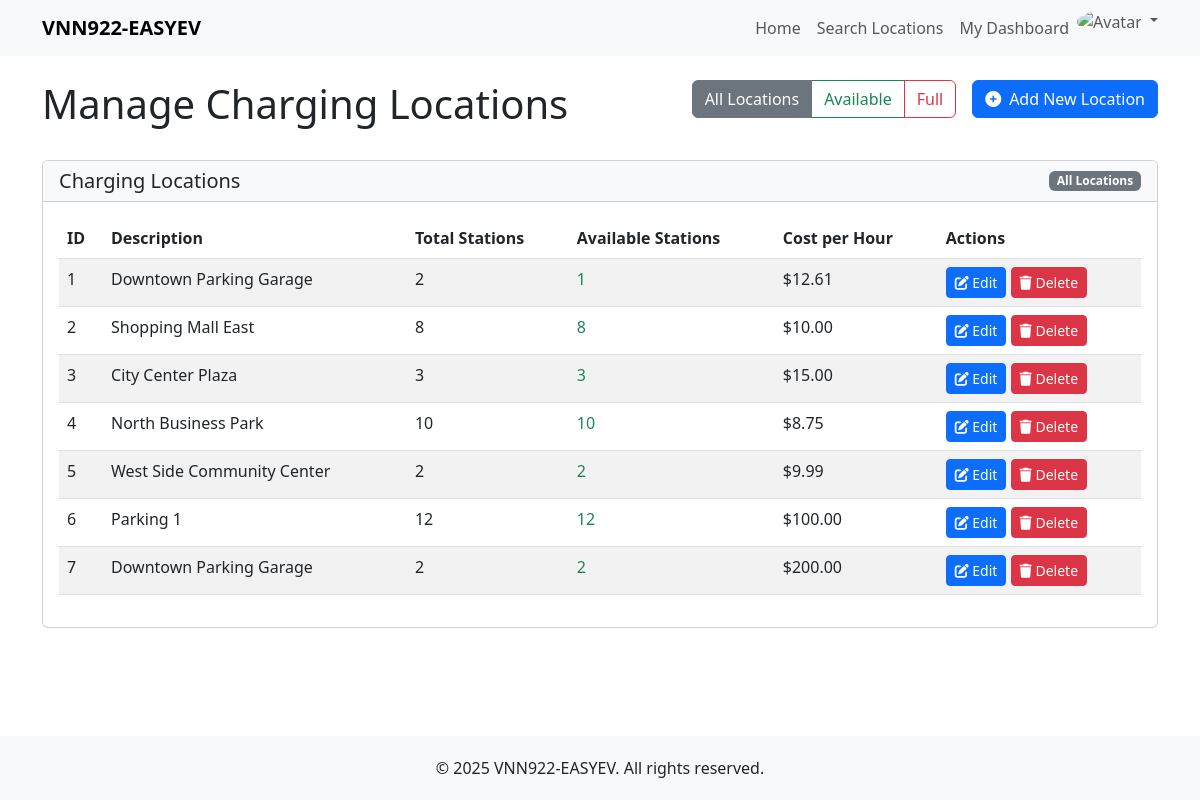
Page /admin/locations.php (signed in) on the committed database.
### tables this page shows
CREATE TABLE IF NOT EXISTS charging_locations (
    location_id INT AUTO_INCREMENT PRIMARY KEY,
    description VARCHAR(255) NOT NULL,
    num_stations INT NOT NULL,
    cost_per_hour DECIMAL(10, 2) NOT NULL,
    created_at TIMESTAMP DEFAULT CURRENT_TIMESTAMP,
    updated_at TIMESTAMP DEFAULT CURRENT_TIMESTAMP ON UPDATE CURRENT_TIMESTAMP
);

### classes/Database.php (called while the page is built, shortened)
<?php
class Database {
    private $host = DB_HOST;
    private $user = DB_USER;
    private $pass = DB_PASS;
    private $dbname = DB_NAME;
    private $conn;
    private $stmt;
    public function __construct() {
        $this->conn = new mysqli($this->host, $this->user, $this->pass, $this->dbname);
    }
    public function query($query) {
        $this->stmt = $this->conn->prepare($query);
    }
    public function execute() {
        return $this->stmt->execute();
    }
    public function resultSet() {
        $this->execute();
        $result = $this->stmt->get_result();
        return $result->fetch_all(MYSQLI_ASSOC);
    }
}

### classes/Location.php (called while the page is built, shortened)
<?php
class Location {
    private $db;
    public function __construct() {
        $this->db = new Database();
    }
    public function getFullLocations() {
        $this->db->query('SELECT cl.location_id, cl.description, cl.num_stations, cl.cost_per_hour,
                         (SELECT COUNT(*) FROM charging_sessions cs
                          WHERE cs.location_id = cl.location_id AND cs.status = "active") AS active_sessions,
                         (cl.num_stations - (SELECT COUNT(*) FROM charging_sessions cs
                                             WHERE cs.location_id = cl.location_id AND cs.status = "active")) AS available_stations
                          FROM charging_locations cl
                          ORDER BY cl.location_id');
        return $this->db->resultSet();
    }
}

### admin/locations.php (the view, shortened to what this page needs)
<?php
require_once '../classes/Database.php';
require_once '../classes/Location.php';
$location = new Location();
$filter = isset($_GET['filter']) ? $_GET['filter'] : 'all';
switch ($filter) {
    case 'all':
    default:
        $locations = $location->getFullLocations();
        break;
}
include_once '../includes/header.php';
?>
<div class="row mb-4">
    <div class="col-md-6">
        <h1>Manage Charging Locations</h1>
    </div>
    <div class="col-md-6 text-end">
        <div class="d-flex justify-content-end">
            <div class="me-3">
                <div class="btn-group" role="group" aria-label="Filter locations">
                    <a href="/admin/locations.php" class="btn btn-outline-secondary <?php echo $filter === 'all' ? 'active' : ''; ?>">
                        All Locations
                    </a>
                    <a href="/admin/locations.php?filter=available" class="btn btn-outline-success <?php echo $filter === 'available' ? 'active' : ''; ?>">
                        Available
                    </a>
                    <a href="/admin/locations.php?filter=full" class="btn btn-outline-danger <?php echo $filter === 'full' ? 'active' : ''; ?>">
                        Full
                    </a>
                </div>
            </div>
            <a href="/admin/add-location.php" class="btn btn-primary">
                <i class="fas fa-plus-circle me-2"></i>Add New Location
            </a>
        </div>
    </div>
</div>
<div class="card mb-4">
    <div class="card-header bg-light d-flex justify-content-between align-items-center">
        <h5 class="mb-0">Charging Locations</h5>
        <span class="badge bg-<?php echo $filter === 'available' ? 'success' : ($filter === 'full' ? 'danger' : 'secondary'); ?>">
            <?php
                echo $filter === 'available' ? 'Available Locations' :
                    ($filter === 'full' ? 'Full Locations' : 'All Locations');
            ?>
        </span>
    </div>
    <div class="card-body">
        <div class="table-responsive">
            <table class="table table-striped table-hover">
                <thead>
                    <tr>
                        <th>ID</th>
                        <th>Description</th>
                        <th>Total Stations</th>
                        <th>Available Stations</th>
                        <th>Cost per Hour</th>
                        <th>Actions</th>
                    </tr>
                </thead>
                <tbody>
                    <?php if (empty($locations)) : ?>
                        <tr>
                            <td colspan="6" class="text-center">No locations found</td>
                        </tr>
                    <?php else: ?>
                        <?php foreach ($locations as $loc) : ?>
                            <tr>
                                <td><?php echo isset($loc['location_id']) ? htmlspecialchars($loc['location_id']) : ''; ?></td>
                                <td><?php echo isset($loc['description']) ? htmlspecialchars($loc['description']) : ''; ?></td>
                                <td><?php echo isset($loc['num_stations']) ? htmlspecialchars($loc['num_stations']) : ''; ?></td>
                                <td>
                                    <?php
                                        $available = isset($loc['available_stations']) ? intval($loc['available_stations']) : 0;
                                        if ($available > 0) {
                                            echo '<span class="text-success">' . $available . '</span>';
                                        } else {
                                            echo '<span class="text-danger">0 (Full)</span>';
                                        }
                                    ?>
                                </td>
                                <td>$<?php echo isset($loc['cost_per_hour']) ? number_format((float)$loc['cost_per_hour'], 2) : '0.00'; ?></td>
                                <td>
                                    <a href="/admin/edit-location.php?id=<?php echo isset($loc['location_id']) ? $loc['location_id'] : ''; ?>" class="btn btn-sm btn-primary">
                                        <i class="fas fa-edit"></i> Edit
                                    </a>
                                    <a href="/admin/locations.php?delete=<?php echo isset($loc['location_id']) ? $loc['location_id'] : ''; ?><?php echo $filter !== 'all' ? '&filter=' . $filter : ''; ?>"
                                       class="btn btn-sm btn-danger"
                                       onclick="return confirm('Are you sure you want to delete this location?');">
                                        <i class="fas fa-trash"></i> Delete
                                    </a>
                                </td>
                            </tr>
                        <?php endforeach; ?>
                    <?php endif; ?>
                </tbody>
            </table>
        </div>
    </div>
</div>
<?php include_once '../includes/footer.php'; ?>

### includes/header.php (style rules this page uses)
body { padding-top: 56px; min-height: 100vh; display: flex; flex-direction: column; }
.card { margin-bottom: 20px; }

### rows in the picture
charging_locations: location_id "1", description "Downtown Parking Garage", num_stations "2", available "1", cost_per_hour "12.61"
charging_locations: location_id "2", description "Shopping Mall East", num_stations "8", available "8", cost_per_hour "10.00"
charging_locations: location_id "3", description "City Center Plaza", num_stations "3", available "3", cost_per_hour "15.00"
charging_locations: location_id "4", description "North Business Park", num_stations "10", available "10", cost_per_hour "8.75"
charging_locations: location_id "5", description "West Side Community Center", num_stations "2", available "2", cost_per_hour "9.99"
charging_locations: location_id "6", description "Parking 1", num_stations "12", available "12", cost_per_hour "100.00"
charging_locations: location_id "7", description "Downtown Parking Garage", num_stations "2", available "2", cost_per_hour "200.00"

### other values in the picture
SITE_NAME "VNN922-EASYEV"
